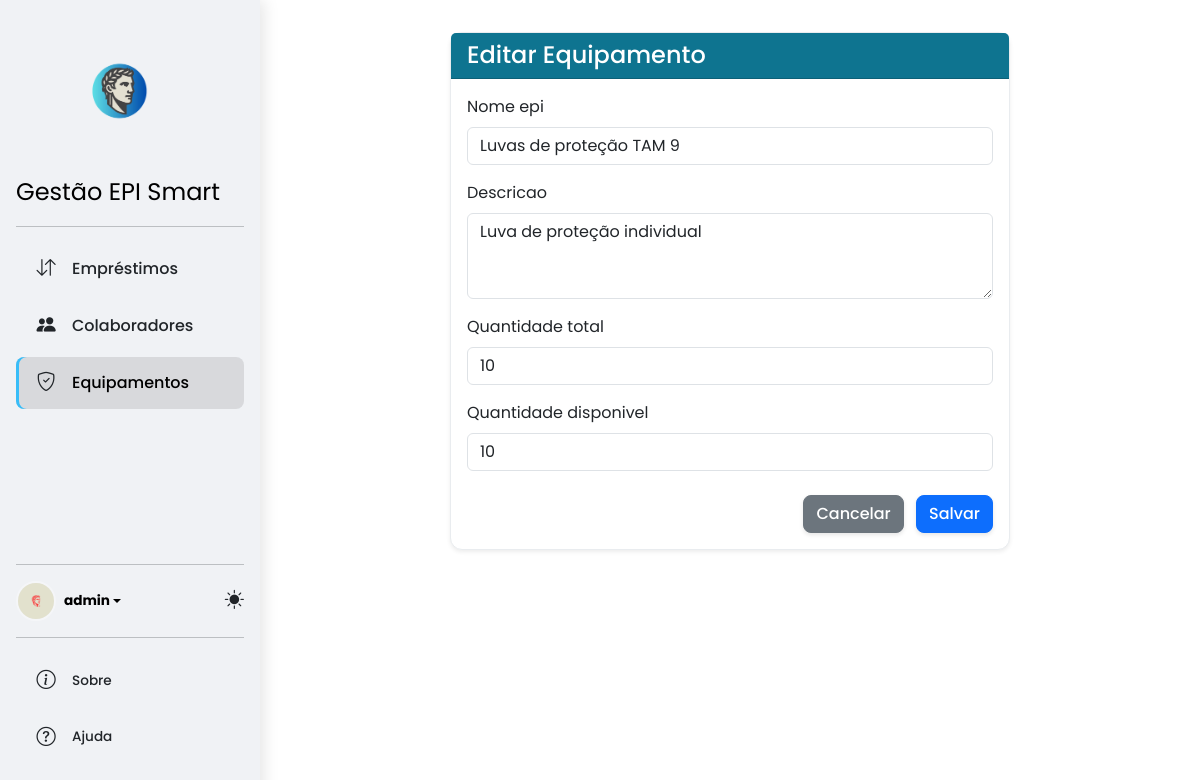
/equipamentos/edit/2/ (signed in), run on the app's committed database.
### core/models.py (models this page shows, shortened)
class Perfil(models.Model):
    user = models.OneToOneField(User, on_delete=models.CASCADE)
    foto = models.ImageField(default='default.jpg', upload_to='profile_pics')

class Equipamento(models.Model):
    nome_epi = models.CharField(max_length=200)
    descricao = models.TextField(blank=True, null=True)
    quantidade_total = models.PositiveIntegerField(default=0)
    quantidade_disponivel = models.PositiveIntegerField(default=0)

### core/views.py (the view)
# urls.py: path('equipamentos/edit/<int:pk>/', views.equipamento_update, name='equipamento_update'),
@login_required
def equipamento_update(request, pk):
    equipamento = get_object_or_404(Equipamento, pk=pk)
    if request.method == 'POST':
        form = EquipamentoForm(request.POST, instance=equipamento)
        if form.is_valid():
            form.save()
            messages.success(request, 'Equipamento atualizado com sucesso!')
            return redirect('equipamento_list')
    else:
        form = EquipamentoForm(instance=equipamento)
    return render(request, 'core/equipamento_form.html', {'form': form})

### core/forms.py
class EquipamentoForm(forms.ModelForm):
    class Meta:
        model = Equipamento
        fields = ['nome_epi', 'descricao', 'quantidade_total', 'quantidade_disponivel']
        widgets = {
            'nome_epi': forms.TextInput(attrs={'class': 'form-control'}),
            'descricao': forms.Textarea(attrs={'class': 'form-control', 'rows': 3}),
            'quantidade_total': forms.NumberInput(attrs={'class': 'form-control'}),
            'quantidade_disponivel': forms.NumberInput(attrs={'class': 'form-control'}),
        }

### core/templates/core/equipamento_form.html (shortened to what this page needs)
{% extends 'base.html' %}
{% block content %}
<div class="row justify-content-center">
  <div class="col-lg-8">
    <div class="card shadow-sm">
      <div class="card-header bg-primary text-white">
        <h4 class="mb-0">{% if form.instance.pk %}Editar{% else %}Adicionar{% endif %} Equipamento</h4>
      </div>
      <div class="card-body">
        <form method="post" novalidate>
          {% for field in form %}
            <div class="mb-3">
              <label for="{{ field.id_for_label }}" class="form-label">{{ field.label }}</label>
              {{ field }}
            </div>
          {% endfor %}
          <div class="mt-4 text-end">
            <a href="{% url 'equipamento_list' %}" class="btn btn-secondary me-2">Cancelar</a>
            <button type="submit" class="btn btn-primary">Salvar</button>
          </div>
        </form>
      </div>
    </div>
  </div>
</div>
{% endblock %}

### core/templates/core/includes/sidebar_content.html (shortened to what this page needs)
{% load static %}
<a href="{% url 'home' %}" class="logo-link d-flex flex-column align-items-center mb-3 mb-md-0 me-md-auto text-decoration-none text-center">
  <img src="{% static 'images/LOGO_PRINCIPAL.png' %}" alt="Logo" class="mb-2" style="height: 150px;" id="mainLogoImage">
  <span class="fs-4 text-body-emphasis">Gestão EPI Smart</span>
</a>
<hr>
<ul class="nav nav-pills flex-column mb-auto">
  <li class="nav-item">
    <a href="{% url 'emprestimo_list' %}" class="nav-link {% if 'emprestimo' in request.resolver_match.view_name %}active{% endif %}">
      <i class="bi bi-arrow-down-up"></i>
      Empréstimos
    </a>
  </li>
  <li>
    <a href="{% url 'colaborador_list' %}" class="nav-link {% if 'colaborador' in request.resolver_match.view_name %}active{% endif %}">
      <i class="bi bi-people-fill"></i>
      Colaboradores
    </a>
  </li>
  <li>
    <a href="{% url 'equipamento_list' %}" class="nav-link {% if 'equipamento' in request.resolver_match.view_name %}active{% endif %}">
      <i class="bi bi-shield-check"></i>
      Equipamentos
    </a>
  </li>
</ul>
<hr>
<div class="sidebar-footer">
  <div class="d-flex justify-content-between align-items-center w-100 mb-3">
    <div class="dropdown">
      <a href="#" class="d-flex align-items-center text-body-emphasis text-decoration-none dropdown-toggle user-profile" data-bs-toggle="dropdown" aria-expanded="false">
        <img src="{{ user.perfil.foto.url }}" alt="" class="rounded-circle me-2">
        <strong>{{ user.username }}</strong>
      </a>
    </div>
    <div class="theme-switcher">
        <i class="bi bi-sun-fill theme-icon"></i>
    </div>
  </div>
  <hr>
  <ul class="nav nav-pills flex-column mb-3">
    <li class="nav-item">
      <a href="{% url 'sobre' %}" class="nav-link {% if 'sobre' in request.resolver_match.view_name %}active{% endif %}">
        <i class="bi bi-info-circle"></i>
        Sobre
      </a>
    </li>
    <li class="nav-item">
      <a href="{% url 'ajuda' %}" class="nav-link {% if 'ajuda' in request.resolver_match.view_name %}active{% endif %}>">
        <i class="bi bi-question-circle"></i>
        Ajuda
      </a>
    </li>
  </ul>
</div>

### core/static/css/styles.css (style rules this page uses)
:root { --sidebar-width: 260px; --sidebar-bg: #f0f2f5; --sidebar-link-color: #212529; --sidebar-link-hover-bg: rgba(0, 0, 0, 0.05); --sidebar-link-hover-color: #000; --sidebar-active-link-bg: rgba(0, 0, 0, 0.1); --sidebar-icon-color: #212529; --bs-body-font-family: 'Poppins', sans-serif; --bs-body-bg: #ffffff; --bs-body-color: #212529; --card-bg: #ffffff; --card-shadow: 0 4px 6px rgba(0, 0, 0, 0.05); --card-border: 1px solid #e9ecef; --card-border-radius: 0.75rem; --btn-border-radius: 0.5rem; --btn-shadow: 0 2px 4px rgba(0, 0, 0, 0.1); --bs-primary-rgb: 14, 116, 144; }
html, body { height: 100%; }
body { background-color: var(--bs-body-bg); color: var(--bs-body-color); font-family: var(--bs-body-font-family); transition: background-color 0.3s ease; }
.sidebar, .content-wrapper, .nav-link, .card, .btn, .logo-link { transition: all 0.2s ease-in-out; }
.sidebar .nav-link { color: var(--sidebar-link-color); font-weight: 500; padding: 0.75rem 1.25rem; border-radius: var(--btn-border-radius); margin-bottom: 0.25rem; display: flex; align-items: center; }
.sidebar .nav-link i { font-size: 1.2rem; color: var(--sidebar-icon-color); margin-right: 1rem; width: 20px; text-align: center; transition: color 0.2s ease; }
.sidebar .nav-link.active, .sidebar .nav-link:hover { background-color: var(--sidebar-link-hover-bg); color: var(--sidebar-link-hover-color); }
.sidebar .nav-link.active { background-color: var(--sidebar-active-link-bg); box-shadow: inset 3px 0 0 #38bdf8; transform: translateX(0); }
.user-profile img { width: 40px; height: 40px; object-fit: cover; border: 2px solid rgba(255, 255, 255, 0.3); }
.card { background-color: var(--card-bg); border: var(--card-border); border-radius: var(--card-border-radius); box-shadow: var(--card-shadow); }
.btn { border-radius: var(--btn-border-radius); font-weight: 500; box-shadow: var(--btn-shadow); }
@media (min-width: 992px) { body.authenticated { display: flex; } }
.theme-switcher { cursor: pointer; color: var(--sidebar-link-color); font-size: 1.2rem; }
.sidebar-footer { font-size: 0.85rem; }
.sidebar-footer a { color: var(--sidebar-link-color); text-decoration: none; }

### data on the page
Equipamento: form "Luvas de proteção TAM 9" "Luva de proteção individual" "10" "10"

### other printed values
{{ user.username }} "admin"
{{ field.label }} "Nome epi" "Descricao" "Quantidade total" "Quantidade disponivel"
